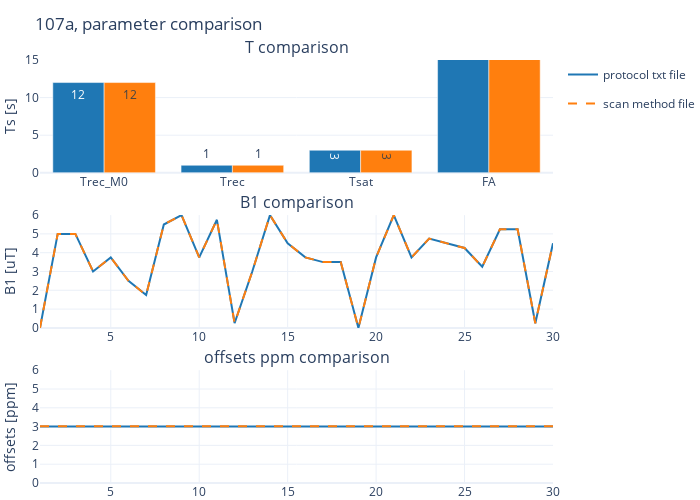

Source (notebook cell):
### Markdown cell above
## 2.2. plot 2- parameter check ##

### Code cell
prtcl_txt_fn = os.path.join(general_fn, 'protocol_text_files', 'glutamate', f'{fp_prtcl_name}.txt')

compare_txt_method(prtcl_txt_fn, bruker_dataset, fp_prtcl_name)

### Figure 1 — Plotly figure (JSON) as saved in the notebook; plotly's stock layout.template omitted (floating-point values rounded to 4 significant figures)
{"data": [{"marker": {"color": "#1f77b4"}, "showlegend": false, "text": [12.0, 1.0, 3.0, 60.0], "type": "bar", "x": ["Trec_M0", "Trec", "Tsat", "FA"], "xaxis": "x", "y": [12, 1, 3, 60], "yaxis": "y"}, {"marker": {"color": "#ff7f0e"}, "showlegend": false, "text": [12.0, 1.0, 3.0, 60.0], "type": "bar", "x": ["Trec_M0", "Trec", "Tsat", "FA"], "xaxis": "x", "y": [12, 1, 3, 60], "yaxis": "y"}, {"legendgroup": "protocol txt file", "line": {"color": "#1f77b4"}, "mode": "lines", "name": "protocol txt file", "type": "scatter", "x": [1, 2, 3, 4, 5, 6, 7, 8, 9, 10, 11, 12, 13, 14, 15, 16, 17, 18, 19, 20, 21, 22, 23, 24, 25, 26, 27, 28, 29, 30], "xaxis": "x2", "y": [0.0, 5.0, 5.0, 3.0, 3.75, 2.5, 1.75, 5.5, 6.0, 3.75, 5.75, 0.25, 3.0, 6.0, 4.5, 3.75, 3.5, 3.5, 0.0, 3.75, 6.0, 3.75, 4.75, 4.5, 4.25, 3.25, 5.25, 5.25, 0.25, 4.5, 5.25], "yaxis": "y2"}, {"legendgroup": "scan method file", "line": {"color": "#ff7f0e", "dash": "dash"}, "mode": "lines", "name": "scan method file", "type": "scatter", "x": [1, 2, 3, 4, 5, 6, 7, 8, 9, 10, 11, 12, 13, 14, 15, 16, 17, 18, 19, 20, 21, 22, 23, 24, 25, 26, 27, 28, 29, 30], "xaxis": "x2", "y": [0.0, 5.0, 5.0, 3.0, 3.75, 2.5, 1.75, 5.5, 6.0, 3.75, 5.75, 0.25, 3.0, 6.0, 4.5, 3.75, 3.5, 3.5, 0.0, 3.75, 6.0, 3.75, 4.75, 4.5, 4.25, 3.25, 5.25, 5.25, 0.25, 4.5, 5.25], "yaxis": "y2"}, {"legendgroup": "protocol txt file", "line": {"color": "#1f77b4"}, "mode": "lines", "name": "protocol txt file", "showlegend": false, "type": "scatter", "x": [1, 2, 3, 4, 5, 6, 7, 8, 9, 10, 11, 12, 13, 14, 15, 16, 17, 18, 19, 20, 21, 22, 23, 24, 25, 26, 27, 28, 29, 30], "xaxis": "x3", "y": [3, 3, 3, 3, 3, 3, 3, 3, 3, 3, 3, 3, 3, 3, 3, 3, 3, 3, 3, 3, 3, 3, 3, 3, 3, 3, 3, 3, 3, 3, 3], "yaxis": "y3"}, {"legendgroup": "scan method file", "line": {"color": "#ff7f0e", "dash": "dash"}, "mode": "lines", "name": "scan method file", "showlegend": false, "type": "scatter", "x": [1, 2, 3, 4, 5, 6, 7, 8, 9, 10, 11, 12, 13, 14, 15, 16, 17, 18, 19, 20, 21, 22, 23, 24, 25, 26, 27, 28, 29, 30], "xaxis": "x3", "y": [3.023, 3.023, 3.023, 3.023, 3.023, 3.023, 3.023, 3.023, 3.023, 3.023, 3.023, 3.023, 3.023, 3.023, 3.023, 3.023, 3.023, 3.023, 3.023, 3.023, 3.023, 3.023, 3.023, 3.023, 3.023, 3.023, 3.023, 3.023, 3.023, 3.023, 3.023], "yaxis": "y3"}], "layout": {"annotations": [{"font": {"size": 16}, "showarrow": false, "text": "T comparison", "x": 0.5, "xanchor": "center", "xref": "paper", "y": 1.0, "yanchor": "bottom", "yref": "paper"}, {"font": {"size": 16}, "showarrow": false, "text": "B1 comparison", "x": 0.5, "xanchor": "center", "xref": "paper", "y": 0.6333, "yanchor": "bottom", "yref": "paper"}, {"font": {"size": 16}, "showarrow": false, "text": "offsets ppm comparison", "x": 0.5, "xanchor": "center", "xref": "paper", "y": 0.2667, "yanchor": "bottom", "yref": "paper"}], "height": 500, "margin": {"b": 0, "l": 0, "r": 0, "t": 60}, "showlegend": true, "title": {"text": "107a, parameter comparison"}, "width": 700, "xaxis": {"anchor": "y", "domain": [0.0, 1.0]}, "xaxis2": {"anchor": "y2", "domain": [0.0, 1.0]}, "xaxis3": {"anchor": "y3", "domain": [0.0, 1.0]}, "yaxis": {"anchor": "x", "domain": [0.7333, 1.0], "dtick": 5, "range": [0, 15], "tick0": 0, "title": {"text": "Ts [s]"}}, "yaxis2": {"anchor": "x2", "domain": [0.3667, 0.6333], "dtick": 1, "range": [0, 6], "tick0": 0, "title": {"text": "B1 [uT]"}}, "yaxis3": {"anchor": "x3", "domain": [0.0, 0.2667], "dtick": 1, "range": [0, 6], "tick0": 0, "title": {"text": "offsets [ppm]"}}}}
